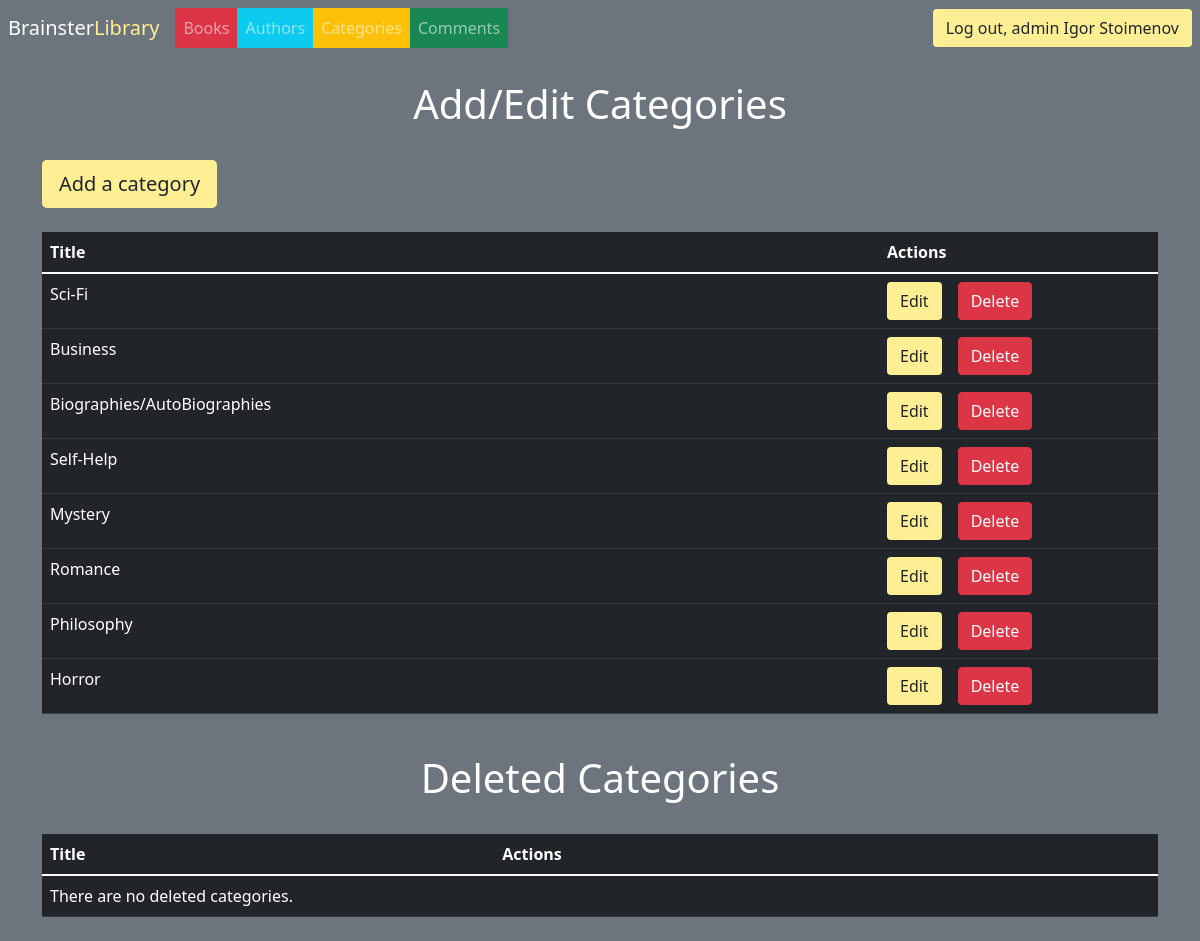
The app's page /pages/categories.php (signed in) with its own data.
### tables this page shows
CREATE TABLE `categories` (
  `id` int(11) NOT NULL,
  `name` varchar(255) NOT NULL,
  `is_deleted` tinyint(1) NOT NULL DEFAULT 0
);

### functions.php (called while the page is built, shortened)
<?php
function getAllCategories($con)
{
  $sql = "SELECT * FROM categories WHERE categories.is_deleted = 0";
  $stmt = $con->prepare($sql);
  $stmt->execute();
  if ($stmt->rowCount() > 0) {
    $categories = $stmt->fetchAll();
  } else {
    $categories = 0;
  }
  return $categories;
}
function getAllDeletedCategories($con)
{
  $sql = "SELECT * FROM categories WHERE categories.is_deleted = 1";
  $stmt = $con->prepare($sql);
  $stmt->execute();
  if ($stmt->rowCount() > 0) {
    $categories = $stmt->fetchAll();
  } else {
    $categories = 0;
  }
  return $categories;
}
function route($route, $id = null)
{
  global $appRoutes;
  return str_replace("{ID}", $id, $appRoutes[$route]) ?? "";
}

### pages/categories.php (the view, shortened to what this page needs)
 <?php
require_once __DIR__ . '/../layouts/header.php';
require_once __DIR__ . '/../layouts/nav.php';
$categories = getAllCategories($conn);
$delCategories = getAllDeletedCategories($conn);
?>
<div class="container">
    <h1 class="text-white text-center mt-4">Add/Edit Categories</h1>
    <a href="<?= route('createCategory') ?>" class="btn btn-lg bg-warmyellow mt-4">Add a category</a>
    <div class="table-responsive">
        <table class="table table-dark mt-4">
            <thead>
                <tr>
                    <th scope="col">Title</th>
                    <th scope="col">Actions</th>
                </tr>
            </thead>
            <tbody>
                <?php foreach ($categories as $category) {
                    echo "
                <tr>
                    <td class='w-75'>{$category['name']}</td>
                    <td style='max-width: 4rem;'><a href='" . route('editCategory', $category['id']) . "' class='btn bg-warmyellow me-3'>Edit</a><a href='" . route('deleteCategory', $category['id']) . "' class='btn btn-danger deleteBtn'>Delete</a></td>
                </tr>
                ";
                } ?>
            </tbody>
        </table>
    </div>
    <h1 class="text-white text-center mt-4">Deleted Categories</h1>
    <div class="table-responsive">
        <table class="table table-dark mt-4 mb-4">
            <thead>
                <tr>
                    <th scope="col">Title</th>
                    <th scope="col">Actions</th>
                </tr>
            </thead>
            <tbody>
                <?php
                if ($delCategories > 0) {
                    foreach ($delCategories as $delCategory) {
                        echo "
                        <tr>
                            <td class='w-75'>{$delCategory['name']}</td>
                            <td style='max-width: 4rem;'><a href='" . route('restoreCategory', $delCategory['id']) . "' class='btn bg-warmyellow me-3'>Restore</a><a href='" . route('deleteCategoryPerm', $delCategory['id']) . "' class='btn text-white bg-danger deleteBtnPerm'>Delete Permanently</a></td>
                        </tr>
                        ";
                    }
                } else {
                    echo "
                        <tr>
                            <td class='w-75' colspan='2'>There are no deleted categories.</td>
                        </tr>
                        ";
                }
                ?>
            </tbody>
        </table>
    </div>
</div>
<?php
require_once __DIR__ . '/../layouts/footer.php';
?>

### assets/style.css (style rules this page uses)
.bg-warmyellow { background-color: rgb(255, 239, 148) !important; }

### records on screen
categories: name "Sci-Fi"
categories: name "Business"
categories: name "Biographies/AutoBiographies"
categories: name "Self-Help"
categories: name "Mystery"
categories: name "Romance"
categories: name "Philosophy"
categories: name "Horror"

### other values on screen
$_SESSION['user']['first_name'] "Igor"
$_SESSION['user']['last_name'] "Stoimenov"
